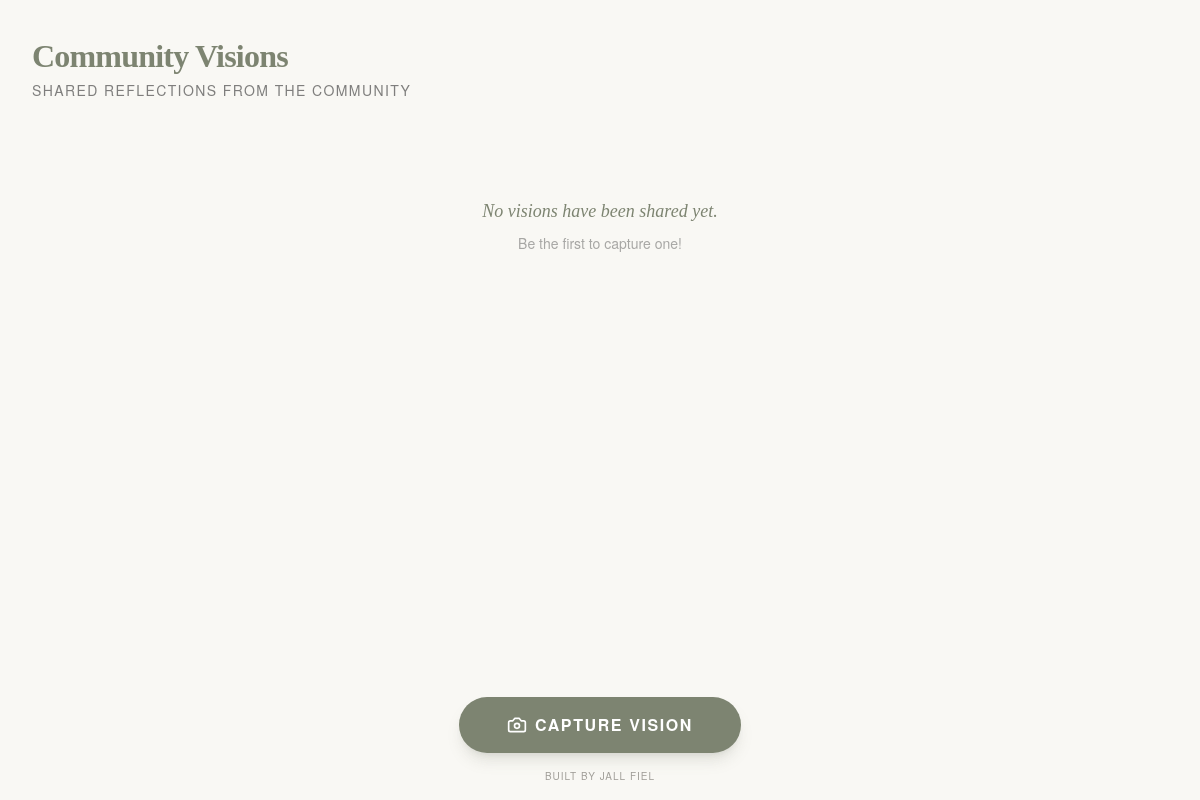
The app's page /index.php/gallery, older data.
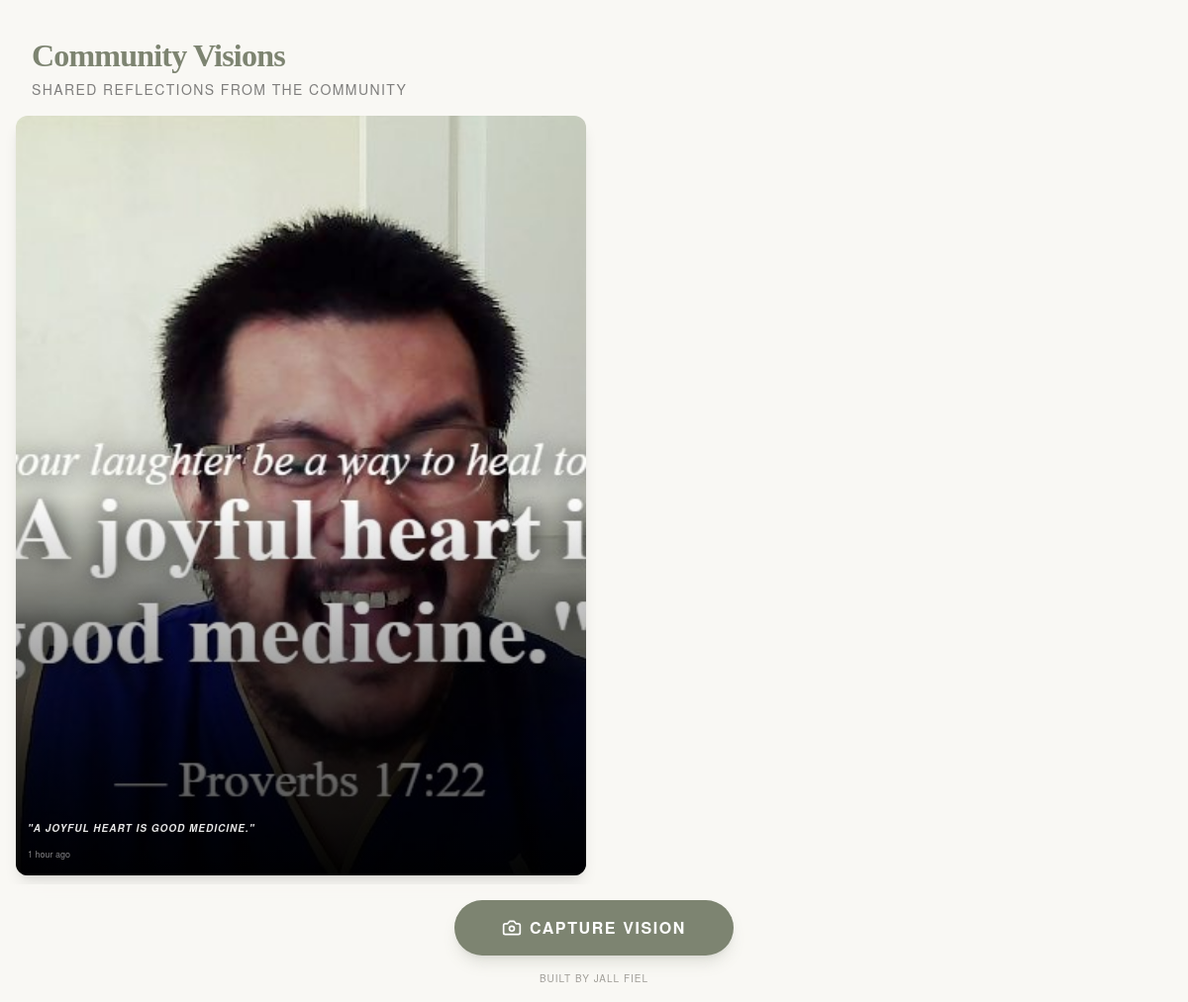
The same page, newer data.
### tables this page shows
CREATE TABLE visions (
    id TEXT PRIMARY KEY,
    image_path TEXT,
    verse_text TEXT,
    verse_reference TEXT,
    devotional_summary TEXT,
    full_devotion TEXT,
    vibe_color TEXT,
    unique_font TEXT,
    created_at DATETIME DEFAULT CURRENT_TIMESTAMP
);

### app/Controllers/VisionController.php (called while the page is built, shortened)
<?php
class VisionController
{
    public function gallery(): void
    {
        $db = Database::getInstance();
        $db->exec("DELETE FROM visions WHERE created_at < datetime('now', '-30 days')");
        $stmt = $db->query("SELECT * FROM visions ORDER BY created_at DESC LIMIT 50");
        $visions = $stmt->fetchAll(\PDO::FETCH_ASSOC);
        view('gallery', ['visions' => $visions]);
    }
}

### public/index.php (called while the page is built, shortened)
<?php
$router = new Router();
$router->add('GET', '/', 'HomeController@index');
$router->add('POST', '/api/analyze', 'AiController@analyze');
$router->add('POST', '/api/visions', 'VisionController@save');
$router->add('GET', '/v/([a-zA-Z0-9]+)', 'VisionController@view');
$router->add('GET', '/gallery', 'VisionController@gallery');
$router->add('GET', '/boss', 'AdminController@index');
$router->add('POST', '/boss/login', 'AdminController@login');
$router->add('POST', '/boss/logout', 'AdminController@logout');
$router->add('POST', '/boss/settings', 'AdminController@updateSettings');
$router->add('POST', '/boss/visions/delete', 'AdminController@deleteVisions');
$router->dispatch($_SERVER['REQUEST_URI'], $_SERVER['REQUEST_METHOD']);

### app/Views/gallery.php (the view)
<div class="flex-1 flex flex-col overflow-y-auto bg-bg pb-32">
    <header class="p-8 pb-4">
        <h1 class="text-sage font-serif font-bold text-[32px] tracking-tight">Community Visions</h1>
        <p class="text-ink/60 font-sans text-[14px] uppercase tracking-widest">Shared reflections from the community</p>
    </header>
    <div class="px-4 grid grid-cols-2 gap-4">
        <?php foreach ($visions as $vision): ?>
            <a href="<?php echo base_url('v/' . $vision['id']); ?>" class="relative aspect-[3/4] rounded-xl overflow-hidden shadow-lg active:scale-95 transition-transform group">
                <img src="<?php echo base_url($vision['image_path']); ?>" alt="Vision" class="absolute inset-0 w-full h-full object-cover">
                <div class="absolute inset-0 bg-gradient-to-t from-black/80 via-transparent to-transparent opacity-100 transition-opacity"></div>
                <div class="absolute bottom-0 left-0 p-3 text-white">
                    <p class="text-[10px] uppercase font-bold tracking-widest mb-1 line-clamp-2 italic text-white/90">
                        "<?php echo htmlspecialchars($vision['verse_text']); ?>"
                    </p>
                    <span class="text-[9px] text-white/50"><?php echo time_ago($vision['created_at']); ?></span>
                </div>
            </a>
        <?php endforeach; ?>
        <?php if (empty($visions)): ?>
            <div class="col-span-2 py-20 text-center">
                <p class="text-sage font-serif italic text-lg">No visions have been shared yet.</p>
                <p class="text-ink/40 text-sm mt-2">Be the first to capture one!</p>
            </div>
        <?php endif; ?>
    </div>
</div>
<div class="fixed bottom-0 inset-x-0 bg-bg/80 backdrop-blur-md safe-area-inset-bottom">
    <div class="p-4 flex items-center justify-center">
        <a href="<?php echo base_url(); ?>" class="px-12 h-[56px] rounded-full bg-sage text-white uppercase tracking-[0.1em] font-bold shadow-lg shadow-sage/20 active:scale-95 transition-transform flex items-center justify-center gap-2">
            <svg xmlns="http://www.w3.org/2000/svg" width="20" height="20" viewBox="0 0 24 24" fill="none" stroke="currentColor" stroke-width="2" stroke-linecap="round" stroke-linejoin="round"><path d="M14.5 4h-5L7 7H4a2 2 0 0 0-2 2v9a2 2 0 0 0 2 2h16a2 2 0 0 0 2-2V9a2 2 0 0 0-2-2h-3l-2.5-3z"/><circle cx="12" cy="13" r="3"/></svg>
            Capture Vision
        </a>
    </div>
    <footer class="pb-4 text-center">
        <p class="text-[10px] uppercase tracking-[0.1em] text-[#A09E98]">Built by Jall Fiel</p>
    </footer>
</div>

### app/Core/Helpers.php (shortened to what this page needs)
<?php
if (!function_exists('base_url')) {
    function base_url(string $path = ''): string
    {
        $scriptPath = str_replace('\\', '/', $_SERVER['SCRIPT_NAME']);
        $projectRoot = str_replace('/public/index.php', '', $scriptPath);
        $projectRoot = rtrim($projectRoot, '/');
        if (empty($path)) {
            return $projectRoot;
        }
        return $projectRoot . '/' . ltrim($path, '/');
    }
}
if (!function_exists('view')) {
    function view(string $name, array $data = []): void
    {
        extract($data);
        $layout = __DIR__ . '/../Views/layouts/main.php';
        $view = __DIR__ . '/../Views/' . str_replace('.', '/', $name) . '.php';
        if (file_exists($layout)) {
            if (file_exists($view)) {
                include $view;
            } else {
                echo "View [{$name}] not found.";
            }
            $content = ob_get_clean();
            include $layout;
        } else {
            if (file_exists($view)) {
                include $view;
            } else {
                echo "View [{$name}] not found.";
            }
        }
    }
}
if (!function_exists('time_ago')) {
    function time_ago(string $datetime): string
    {
        $time = strtotime($datetime);
        $diff = time() - $time;
        $intervals = [
            31536000 => 'year',
            2592000  => 'month',
            604800   => 'week',
            86400    => 'day',
            3600     => 'hour',
            60       => 'minute',
            1        => 'second'
        ];
        foreach ($intervals as $secs => $label) {
            $d = $diff / $secs;
            if ($d >= 1) {
                $r = round($d);
                return $r . ' ' . $label . ($r > 1 ? 's' : '') . ' ago';
            }
        }
        return 'just now';
    }
}

### app/Core/Router.php (shortened to what this page needs)
<?php
class Router
{
    protected array $routes = [];
    public function add(string $method, string $route, string $controllerAction): void
    {
        $this->routes[] = [
            'method' => $method,
            'route' => $route,
            'action' => $controllerAction
        ];
    }
    public function dispatch(string $uri, string $method): void
    {
        $uri = parse_url($uri, PHP_URL_PATH);
        $scriptPath = str_replace('\\', '/', $_SERVER['SCRIPT_NAME']);
        $projectRoot = str_replace('/public/index.php', '', $scriptPath);
        if ($projectRoot !== '/' && strpos($uri, $projectRoot) === 0) {
            $uri = substr($uri, strlen($projectRoot));
        }
        $uri = ($uri === '' || $uri === false) ? '/' : $uri;
        $uri = preg_replace('#/+#', '/', $uri);
        foreach ($this->routes as $route) {
            $pattern = "#^" . $route['route'] . "$#";
            if (preg_match($pattern, $uri, $matches) && $route['method'] === $method) {
                array_shift($matches);
                [$controller, $action] = explode('@', $route['action']);
                $controller = "App\\Controllers\\" . $controller;
                $instance = new $controller();
                call_user_func_array([$instance, $action], $matches);
                return;
            }
        }
    }
}

### app/Views/layouts/main.php (shortened to what this page needs)
<!DOCTYPE html>
<html lang="en">
<head>
    <script src="https://cdn.tailwindcss.com"></script>
</head>
<body class="flex flex-col">
    <?php echo $content ?? ''; ?>
</body>
</html>

### app/Views/layouts/main.php (style rules this page uses)
:root { --bg: #F9F8F4; --paper: #FFFFFF; --sage: #7D8471; --ink: #2D2D2D; --beige: #F0EDE4; --f-serif: 'Georgia', serif; --f-sans: 'Helvetica Neue', Arial, sans-serif; }
body { background-color: var(--bg); color: var(--ink); font-family: var(--f-sans); margin: 0; padding: 0; }
.safe-area-inset-bottom { padding-bottom: env(safe-area-inset-bottom); }

Row changes from the older to the newer data that the page shows:
added visions: image_path (picture), verse_text "A JOYFUL HEART IS GOOD MEDICINE.", created_at "1 hour ago"
Text that changed along with them:
list line gone: "No visions have been shared yet. Be the first to capture one!"
